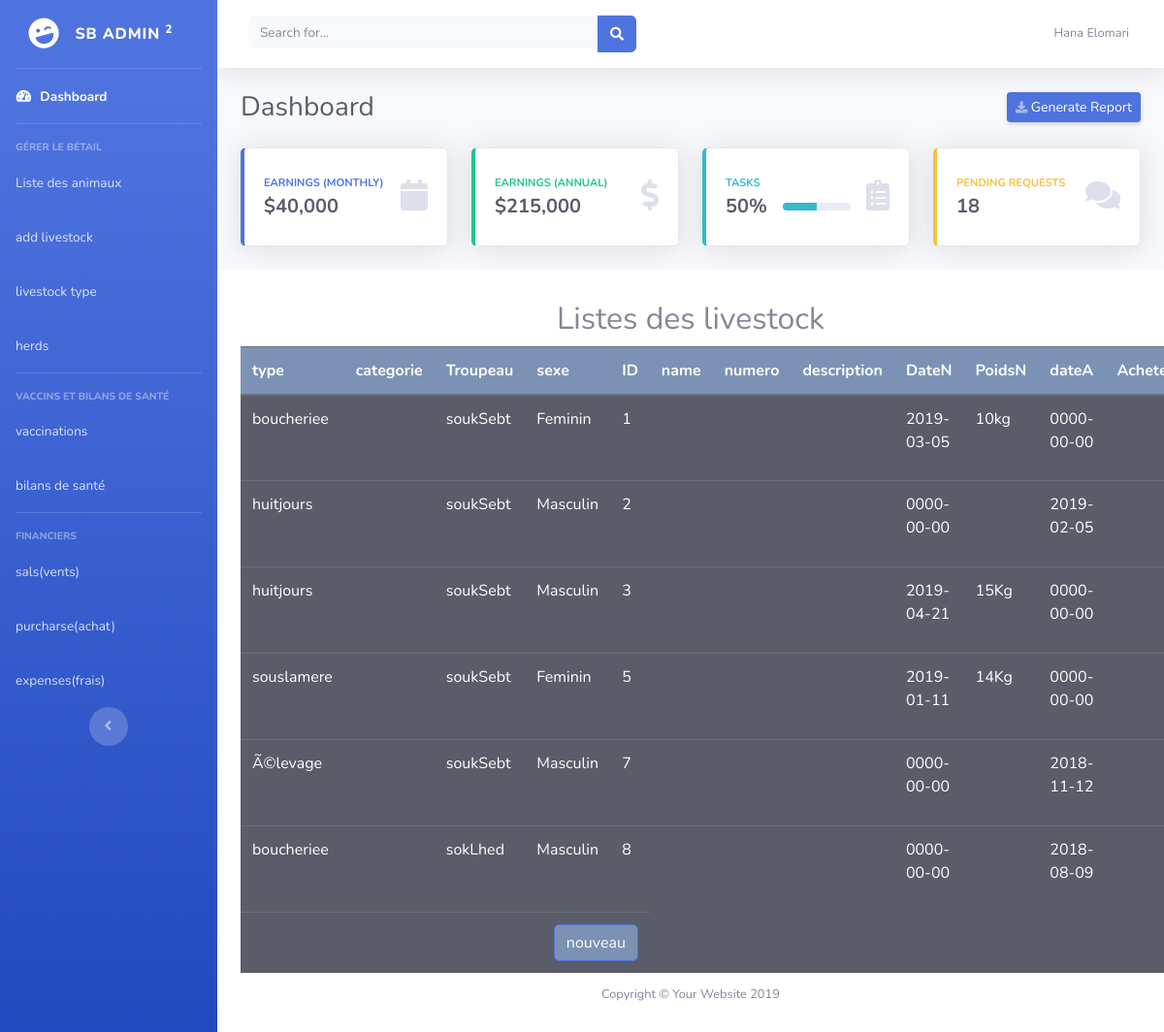
Screenshot of /live.php (signed in) with the database file from the repository.
### tables this page shows
CREATE TABLE `livestock` (
  `idl` int(30) NOT NULL,
  `type` varchar(30) NOT NULL,
  `Troupeau` varchar(30) NOT NULL,
  `sexe` varchar(30) NOT NULL,
  `ID` varchar(30) NOT NULL,
  `DateNaissance` date DEFAULT NULL,
  `PoidsNaissance` varchar(30) DEFAULT NULL,
  `dateAchat` date NOT NULL,
  `PrixAchat` varchar(30) DEFAULT '0',
  `PoidsAchat` varchar(40) DEFAULT NULL
);

### live.php (the view, shortened to what this page needs)
?><!DOCTYPE html>
<html lang="en">
<head>
  <link href="vendor/fontawesome-free/css/all.min.css" rel="stylesheet" type="text/css">
  <link href="css/sb-admin-2.min.css" rel="stylesheet">
</head>
<body id="page-top">
  <div id="wrapper">
    <ul class="navbar-nav bg-gradient-primary sidebar sidebar-dark accordion" id="accordionSidebar">
      <a class="sidebar-brand d-flex align-items-center justify-content-center" href="index.html">
        <div class="sidebar-brand-icon rotate-n-15">
          <i class="fas fa-laugh-wink"></i>
        </div>
        <div class="sidebar-brand-text mx-3">SB Admin <sup>2</sup></div>
      </a>
      <hr class="sidebar-divider my-0">
      <li class="nav-item active">
        <a class="nav-link" href="index.html">
          <i class="fas fa-fw fa-tachometer-alt"></i>
          <span>Dashboard</span></a>
      </li>
      <hr class="sidebar-divider">
      <div class="sidebar-heading">
        gérer le bétail
      </div>
      <li class="nav-item">
        <a class="nav-link" href="achat.php">
          <span>Liste des animaux</span></a>
      </li>
	  <li class="nav-item">
        <a class="nav-link" href="achat.php">
          <span>add livestock</span></a>
      </li>
	  <li class="nav-item">
        <a class="nav-link" href="achat.php">
          <span>livestock type</span></a>
      </li>
	  <li class="nav-item">
        <a class="nav-link" href="achat.php">
          <span>herds</span></a>
      </li>
      <hr class="sidebar-divider">
      <div class="sidebar-heading">
        vaccins et bilans de santé
      </div>
	  <li class="nav-item">
        <a class="nav-link" href="vaccine.php">
          <span>vaccinations</span></a>
      </li>
      <li class="nav-item">
        <a class="nav-link" href="bilans.php">
          <span>bilans de santé</span></a>
      </li>
      <hr class="sidebar-divider">
      <div class="sidebar-heading">
       Financiers
      </div>
	  <li class="nav-item">
        <a class="nav-link" href="vents.php">
          <span>sals(vents)</span></a>
      </li>
      <li class="nav-item">
        <a class="nav-link" href="achat.php">
          <span>purcharse(achat)</span></a>
      </li>
	  <li class="nav-item">
        <a class="nav-link" href="frais.php">
          <span>expenses(frais)</span></a>
      </li>
      <div class="text-center d-none d-md-inline">
        <button class="rounded-circle border-0" id="sidebarToggle"></button>
      </div>
    </ul>
    <div id="content-wrapper" class="d-flex flex-column">
      <div id="content">
        <nav class="navbar navbar-expand navbar-light bg-white topbar mb-4 static-top shadow">
          <form class="d-none d-sm-inline-block form-inline mr-auto ml-md-3 my-2 my-md-0 mw-100 navbar-search">
            <div class="input-group">
              <input type="text" class="form-control bg-light border-0 small" placeholder="Search for..." aria-label="Search" aria-describedby="basic-addon2">
              <div class="input-group-append">
                <button class="btn btn-primary" type="button">
                  <i class="fas fa-search fa-sm"></i>
                </button>
              </div>
            </div>
          </form>
          <ul class="navbar-nav ml-auto">
            <li class="nav-item dropdown no-arrow">
              <a class="nav-link dropdown-toggle" href="#" id="userDropdown" role="button" data-toggle="dropdown" aria-haspopup="true" aria-expanded="false">
                <span class="mr-2 d-none d-lg-inline text-gray-600 small">Hana Elomari</span>
              </a>
            </li>
          </ul>
        </nav>
        <div class="container-fluid">
          <div class="d-sm-flex align-items-center justify-content-between mb-4">
            <h1 class="h3 mb-0 text-gray-800">Dashboard</h1>
            <a href="#" class="d-none d-sm-inline-block btn btn-sm btn-primary shadow-sm"><i class="fas fa-download fa-sm text-white-50"></i> Generate Report</a>
          </div>
          <div class="row">
            <div class="col-xl-3 col-md-6 mb-4">
              <div class="card border-left-primary shadow h-100 py-2">
                <div class="card-body">
                  <div class="row no-gutters align-items-center">
                    <div class="col mr-2">
                      <div class="text-xs font-weight-bold text-primary text-uppercase mb-1">Earnings (Monthly)</div>
                      <div class="h5 mb-0 font-weight-bold text-gray-800">$40,000</div>
                    </div>
                    <div class="col-auto">
                      <i class="fas fa-calendar fa-2x text-gray-300"></i>
                    </div>
                  </div>
                </div>
              </div>
            </div>
            <div class="col-xl-3 col-md-6 mb-4">
              <div class="card border-left-success shadow h-100 py-2">
                <div class="card-body">
                  <div class="row no-gutters align-items-center">
                    <div class="col mr-2">
                      <div class="text-xs font-weight-bold text-success text-uppercase mb-1">Earnings (Annual)</div>
                      <div class="h5 mb-0 font-weight-bold text-gray-800">$215,000</div>
                    </div>
                    <div class="col-auto">
                      <i class="fas fa-dollar-sign fa-2x text-gray-300"></i>
                    </div>
                  </div>
                </div>
              </div>
            </div>
            <div class="col-xl-3 col-md-6 mb-4">
              <div class="card border-left-info shadow h-100 py-2">
                <div class="card-body">
                  <div class="row no-gutters align-items-center">
                    <div class="col mr-2">
                      <div class="text-xs font-weight-bold text-info text-uppercase mb-1">Tasks</div>
                      <div class="row no-gutters align-items-center">
                        <div class="col-auto">
                          <div class="h5 mb-0 mr-3 font-weight-bold text-gray-800">50%</div>
                        </div>
                        <div class="col">
                          <div class="progress progress-sm mr-2">
                            <div class="progress-bar bg-info" role="progressbar" style="width: 50%" aria-valuenow="50" aria-valuemin="0" aria-valuemax="100"></div>
                          </div>
                        </div>
                      </div>
                    </div>
                    <div class="col-auto">
                      <i class="fas fa-clipboard-list fa-2x text-gray-300"></i>
                    </div>
                  </div>
                </div>
              </div>
            </div>
            <div class="col-xl-3 col-md-6 mb-4">
              <div class="card border-left-warning shadow h-100 py-2">
                <div class="card-body">
                  <div class="row no-gutters align-items-center">
                    <div class="col mr-2">
                      <div class="text-xs font-weight-bold text-warning text-uppercase mb-1">Pending Requests</div>
                      <div class="h5 mb-0 font-weight-bold text-gray-800">18</div>
                    </div>
                    <div class="col-auto">
                      <i class="fas fa-comments fa-2x text-gray-300"></i>
                    </div>
                  </div>
                </div>
              </div>
            </div>
          </div>
      </div>
      <footer class="sticky-footer bg-white">
        <div class="container my-auto">
<form action='live.php' method='post'>
<?php
$db = new PDO('mysql:host=localhost;dbname=livestock;charset=utf8', 'root', '');
$cat = $db->query("SELECT * FROM livestock");
echo' <center> <h2> Listes des livestock </h2> </center>';
 echo '
<table class="table table-dark" width="100%">
    <thead>
    	<tr bgcolor="#7b92b4" class="dialogTitle1">
            <th>type</th>
			<th>categorie </th>
				<th> Troupeau </th>
			<th> sexe </th>
			<th> ID </th>
			<th> name </th>
			<th> numero </th>
			<th> description </th>
			<th> DateN </th>
			<th> PoidsN </th>
			<th> dateA </th>
			<th> AcheteDe </th>
			<th> PrixA</th>
			<th> PoidsA </th>
        </tr>
    </thead>
    <tbody>';
                  while ($data = $cat->fetch())
                  {
                    echo "<tr>";
				echo "<td>".$data['type']."</td>";
				echo "<td>".$data['categorie']."</td>";
				echo "<td>".$data['Troupeau']."</td>";
				echo "<td>".$data['sexe']."</td>";
				echo "<td>".$data['ID']."</td>";
				echo "<td>".$data['name']."</td>";
				echo "<td>".$data['numero']."</td>";
				echo "<td>".$data['description']."</td>";
				echo "<td>".$data['DateNaissance']."</td>";
				echo "<td>".$data['PoidsNaissance']."</td>";
				echo "<td>".$data['dateAchat']."</td>";
				echo "<td>".$data['AcheteDe']."</td>";
			echo "</tr>";
   } 			echo "<tr><td colspan='5' align='right'><input type='submit' class='btn btn-primary' name='action'style='background-color:#7b92b4' value='nouveau'></td></tr>";
    echo'</tbody>
</table>';
?>
</form>
          <div class="copyright text-center my-auto">
            <span>Copyright &copy; Your Website 2019</span>
          </div>
        </div>
      </footer>
    </div>
  </div>
</body>
</html>

### rows the page displays
livestock: type "boucheriee", Troupeau "soukSebt", sexe "Feminin", ID "1", DateNaissance "2019-03-05", PoidsNaissance "10kg", dateAchat "0000-00-00"
livestock: type "huitjours", Troupeau "soukSebt", sexe "Masculin", ID "2", DateNaissance "0000-00-00", dateAchat "2019-02-05"
livestock: type "huitjours", Troupeau "soukSebt", sexe "Masculin", ID "3", DateNaissance "2019-04-21", PoidsNaissance "15Kg", dateAchat "0000-00-00"
livestock: type "souslamere", Troupeau "soukSebt", sexe "Feminin", ID "5", DateNaissance "2019-01-11", PoidsNaissance "14Kg", dateAchat "0000-00-00"
livestock: type "Ã©levage", Troupeau "soukSebt", sexe "Masculin", ID "7", DateNaissance "0000-00-00", dateAchat "2018-11-12"
livestock: type "boucheriee", Troupeau "sokLhed", sexe "Masculin", ID "8", DateNaissance "0000-00-00", dateAchat "2018-08-09"
